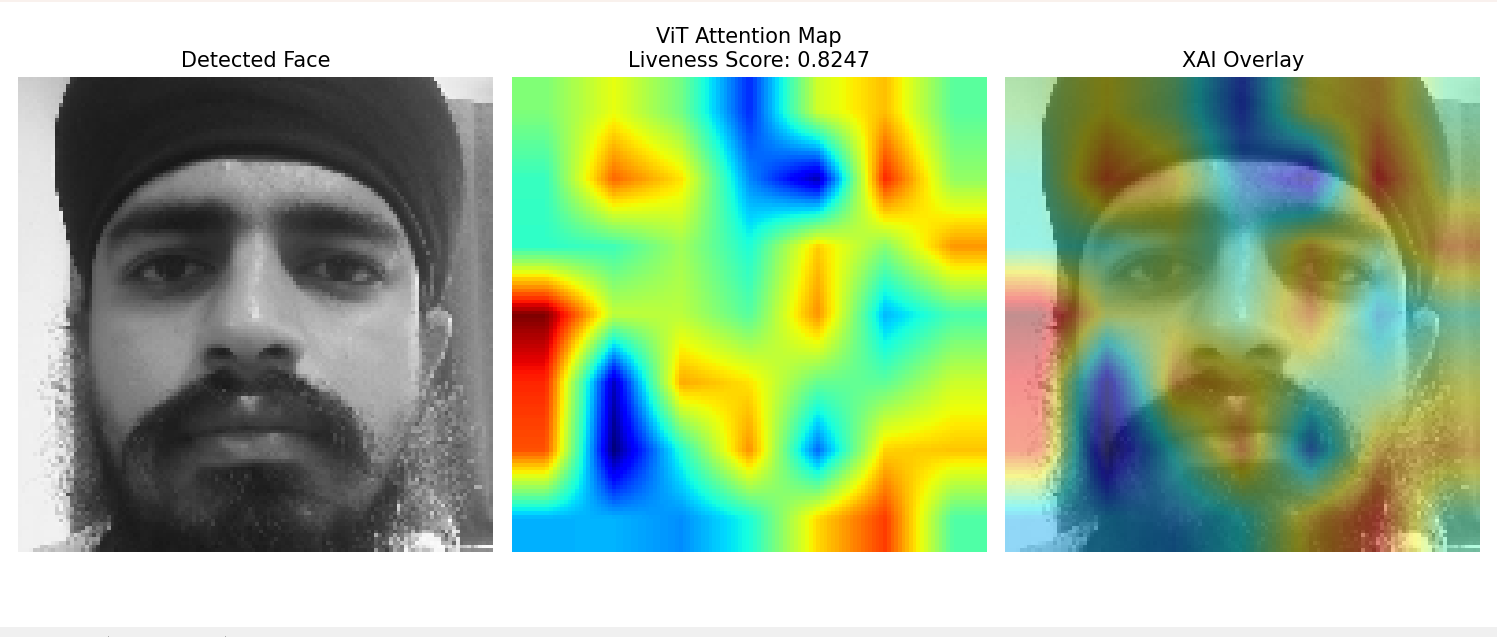
#> input picture vit_attention_map.png, 1497 x 637 px, given as the content of the folder dataset/CASIA/Train/Colour, which was not available
$ python run_lbp_svm.py
#> lines starting #> are read from the running program, lines starting #| are printed output that depends on the picture; pictures that were not available may be replaced by others from this repository, and a replacement may not be noted
#> in load_dataset, image is the input picture: shape (637, 1497, 3); mean B, G, R 147.9, 184.1, 159.4
### src/face_detection.py
import cv2

cascade_path = "haarcascade/haarcascade_frontalface_default.xml"

face_cascade = cv2.CascadeClassifier(cascade_path)


def detect_faces(image):
    gray = cv2.cvtColor(image, cv2.COLOR_BGR2GRAY)
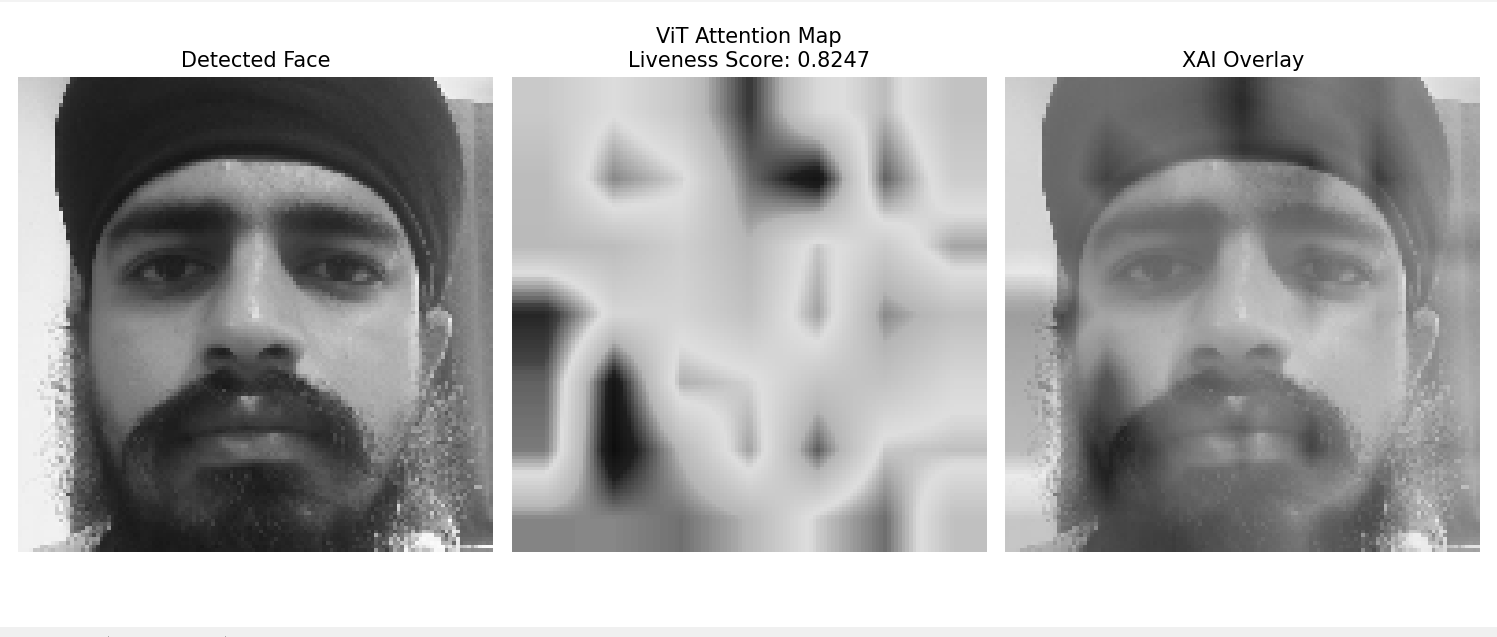
#> gray: shape (637, 1497); min 0, max 255, mean 172.6
    faces = face_cascade.detectMultiScale(gray, 1.3, 5)
#> faces = [[38, 96, 430, 430]]
    return gray, faces


def detect_face(image):
    gray, faces = detect_faces(image)
#> faces = [[38, 96, 430, 430]]

    for (x, y, w, h) in faces:
        face = gray[y:y+h, x:x+w]
        return face
#> this loop made 1 pass
#> pass 1, in detect_face, `face = gray[y:y+h, x:x+w]`:
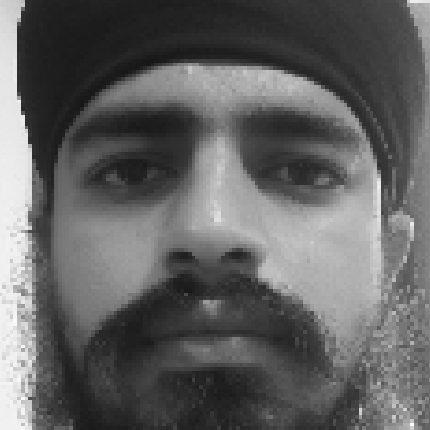
#> face: shape (430, 430); min 22, max 251, mean 97.9

    return None

### src/lbp_feature.py
import numpy as np
from skimage.feature import local_binary_pattern
import cv2

def extract_lbp(face):

    face = cv2.resize(face, (128,128))

    radius = 1
    points = 8 * radius

    block_size = 16

    features = []

    for y in range(0, 128, block_size):
        for x in range(0, 128, block_size):

            block = face[y:y+block_size, x:x+block_size]

            lbp = local_binary_pattern(block, points, radius, method="uniform")

            hist, _ = np.histogram(
                lbp.ravel(),
                bins=np.arange(0, points+3),
                range=(0, points+2)
            )

            hist = hist.astype("float")
            hist /= (hist.sum() + 1e-6)

            features.extend(hist)

    return np.array(features)

### src/label_dataset.py
import os

def label_images(dataset_path):

    image_paths = []
    labels = []

    for img_name in os.listdir(dataset_path):

        # only process images
        if not img_name.lower().endswith(('.jpg', '.png', '.jpeg')):
            continue

        img_path = os.path.join(dataset_path, img_name)

        # check filename for label
        if "real" in img_name.lower():
            label = 1   # live face
        else:
            label = 0   # spoof face

        image_paths.append(img_path)
        labels.append(label)

    return image_paths, labels

### run_lbp_svm.py
import argparse
from pathlib import Path
import cv2
import numpy as np
import joblib
from sklearn.svm import SVC
from sklearn.metrics import accuracy_score

from src.face_detection import detect_face
from src.label_dataset import label_images
from src.lbp_feature import extract_lbp

def load_dataset(dataset_path):
    print(f"[*] Loading dataset: {dataset_path}")
    image_paths, labels = label_images(dataset_path)
    raw_faces, y = [], []

    for i, (img_path, label) in enumerate(zip(image_paths, labels)):
        image = cv2.imread(img_path)
        if image is None: continue
        face = detect_face(image)
        if face is None: continue
        raw_faces.append(face)
        y.append(label)

        if (i+1) % 100 == 0 or (i+1) == len(image_paths):
            print(f"    Processed {i+1}/{len(image_paths)} images...", end='\r', flush=True)

    print(f"\n[+] Total valid faces detected: {len(raw_faces)}")
#| [+] Total valid faces detected: 1
    return raw_faces, np.array(y, dtype="float32")

def preprocess_and_extract_lbp(faces):
    print(f"[*] Extracting LBP features from {len(faces)} faces...")
    X_features = []
    for face in faces:
        if len(face.shape) == 3 and face.shape[2] == 3:
            face = cv2.cvtColor(face, cv2.COLOR_BGR2GRAY)

        # extract_lbp automatically resizes to 128x128
        features = extract_lbp(face)
        X_features.append(features)

    return np.array(X_features)

def compute_metrics(y_true, y_pred):
    far = np.sum((y_true == 0) & (y_pred == 1)) / np.sum(y_true == 0) if np.sum(y_true == 0) > 0 else 0
    frr = np.sum((y_true == 1) & (y_pred == 0)) / np.sum(y_true == 1) if np.sum(y_true == 1) > 0 else 0
    accuracy = np.mean(y_true == y_pred)
    return {"accuracy": accuracy, "far": far, "frr": frr, "hter": (far + frr) / 2}

def main():
    train_dataset_path = "dataset/CASIA/Train/Colour"
    test_dataset_path = "dataset/CASIA/Test/Colour"
    model_path = Path("models/liveness_lbp_svm.pkl")

    # 1. Load Data
    raw_train_faces, y_train = load_dataset(train_dataset_path)
#> raw_train_faces = 1 item; y_train = [0]
    raw_test_faces, y_test = load_dataset(test_dataset_path)
#> the loop in detect_face (call 2), `for (x, y, w, h) in faces:` made 1 pass
#| [+] Total valid faces detected: 1
#> raw_test_faces = 1 item; y_test = [0]

    # 2. Extract Features
    X_train = preprocess_and_extract_lbp(raw_train_faces)
#> (printed output is left out)
#> the loop in preprocess_and_extract_lbp, `for face in faces:` made 1 pass
#> (radius in extract_lbp, points in extract_lbp, block_size in extract_lbp) on pass 1: (1, 8, 16)
#> pass 1, in extract_lbp, `face = cv2.resize(face, (128,128))`:
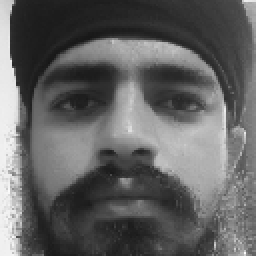
#> face: shape (128, 128) (shown 2 times larger); min 22, max 251, mean 97.7
#> after the loop in preprocess_and_extract_lbp, `for face in faces:`: X_features = 1 item
    X_test = preprocess_and_extract_lbp(raw_test_faces)
#> (printed output is left out)
#> the loop in preprocess_and_extract_lbp (call 2), `for face in faces:` made 1 pass

    print(f"\n[*] Training SVM Classifier on {X_train.shape[0]} samples with {X_train.shape[1]} features...")
#> (printed output is left out)
    # 3. Train SVM
    # using class_weight='balanced' to handle any class imbalance
    clf = SVC(kernel='rbf', probability=True, class_weight='balanced', random_state=42)
#> (the run stopped early here; a loop or call above may not have finished)
